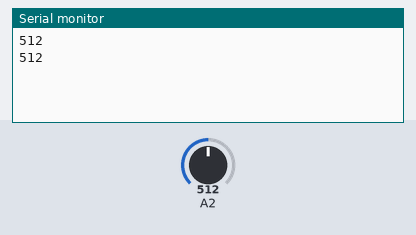
Recording of a sketch running on a simulated Arduino Uno, built with avr-gcc and run on an emulated ATmega328P. Parts: the last lines printed to the serial monitor. The inputs (shaded band) are chosen by the test bench; at power-on: A2 = 512.

Above: at 1.8 s.
1.9 s: A2 set to 716
At 2.4 s:
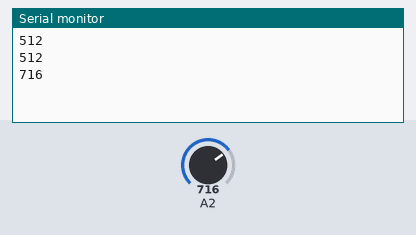
3.4 s: A2 set to 900
At 4.8 s:
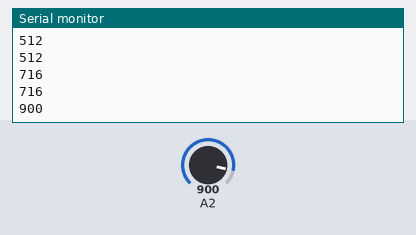
Timing chart, 0 to 6.4 s (numbered marks = the images above; inputs shaded):
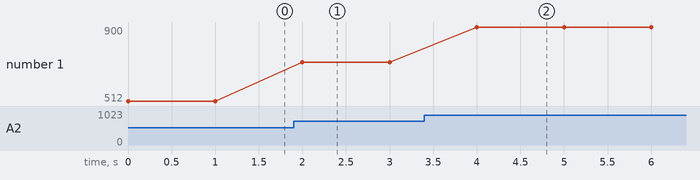

The sketch:

Listagem1_6.ino
```cpp
void setup() {
  Serial.begin(9600);
}

void loop() {
  int luz = analogRead(2);
  Serial.println(luz);
  delay(1000);
}
```

Measured:
- after the input at 1.9 s, the serial monitor: prints a new line after 0.10 s (image 1)
- after the input at 3.4 s, the serial monitor: prints a new line after 0.60 s (image 2)
- plotted number 1: 512 → 716 after the input at 1.9 s, 716 → 900 after the input at 3.4 s
